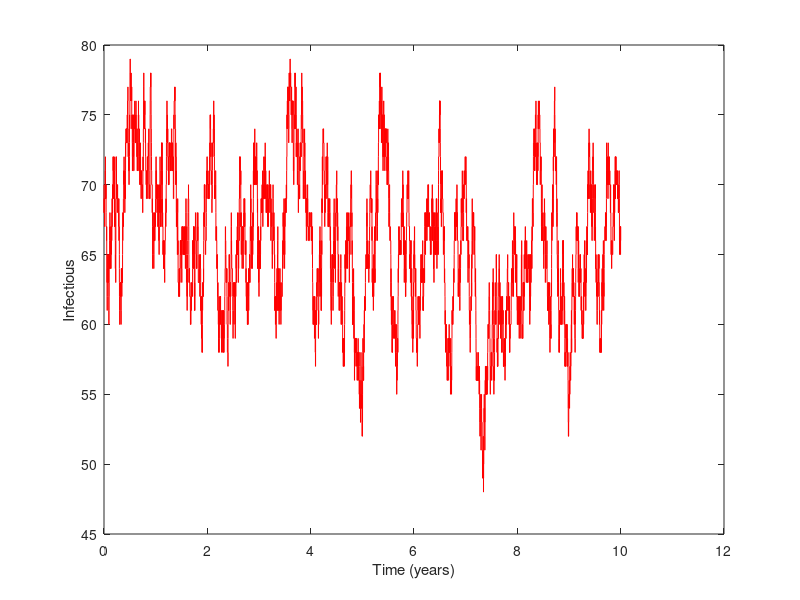

Source code (MATLAB):
function [t,Y] = Program_6_3(beta,gamma,Y0,N0,MaxTime)
%
% 
%
% Program_6_3( beta, gamma, Y0, N0, MaxTime)
%      This is the MATLAB version of program 6.3 from page 202 of 
% "Modeling Infectious Disease in humans and animals" 
% by Keeling & Rohani.
% 
% It is the SIS model with full (event-driven) demographic stochasticity.
%
% This is a relatively simple stochastic model as only 2 events are
% possible: infection or recovery.
% Note: by default we are using a very small population size to highlight
% the stochasticity.

% Sets up default parameters if necessary.
if nargin == 0
   beta=0.03;
   gamma=1/100.0;
   Y0=70;
   N0=100;
   MaxTime=10*365;
end

% Checks all the parameters are valid
if Y0<=0 
    error('Initial number of infecteds (%g) is less than or equal to zero',Y0);
end

if N0<=0 
    error('Initial population size (%g) is less than or equal to zero',N0);
end

if beta<=0 
    error('Transmission rate beta0 (%g) is less than or equal to zero',beta0);
end

if gamma<=0 
    error('Recovery rate gamma (%g) is less than or equal to zero',gamma);
end
  
if MaxTime<=0 
    error('Maximum run time (%g) is less than or equal to zero',MaxTime);
end

if Y0>N0
    warning('Initial level of infecteds (%g) is greater than population size (%g)',Y0,N0);
end


% The main iteration 

[t, pop]=Stoch_Iteration([0 MaxTime],[Y0],[beta gamma N0]);

T=t/365; Y=pop;

% plots the graphs with scaled colours
subplot(1,1,1)
h=plot(T,Y,'-r');
xlabel 'Time (years)';
ylabel 'Infectious'


% Do the iterations using the full event driven stochastic methodology
% Note that this could be written more generally (see Program 6.4) but
% this version is kept simple for clarity
function [T,P]=Stoch_Iteration(Time,Initial,Parameters)

Y=Initial(1);
T=0; P(1)=Y;

loop=1;
while (T(loop)<Time(2) & Y>0)
    [step,new]=Iterate(Y,Parameters);
    loop=loop+1;
    T(loop)=T(loop-1)+step;
    P(loop)=Y;
    loop=loop+1;
    T(loop)=T(loop-1);
    P(loop)=new; Y=new;

    if loop>=length(T)
        T(loop*2)=0;
        P(loop*2)=0;
    end
end

T=T(1:loop); P=P(1:loop);


% Do the actual iteration step
function [step, new_value]=Iterate(Y, Parameters);

beta=Parameters(1); gamma=Parameters(2); N=Parameters(3);

Rate_Infection = beta*(N-Y)*Y/N;
Rate_Recovery = gamma*Y;

R1=rand(1,1);
R2=rand(1,1);

step = -log(R2)/(Rate_Infection+Rate_Recovery);

if R1<Rate_Infection/(Rate_Infection+Rate_Recovery)
    new_value=Y+1;  % do infection
else
    new_value=Y-1;  % do recovery
end






